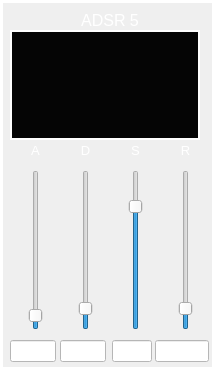
    <widget class="CustomFrame" name="frame_ADSR_5">
     <property name="geometry">
      <rect>
       <x>930</x>
       <y>230</y>
       <width>215</width>
       <height>370</height>
      </rect>
     </property>
     <property name="styleSheet">
      <string notr="true">color: rgb(255, 255, 255);</string>
     </property>
     <property name="frameShape">
      <enum>QFrame::Panel</enum>
     </property>
     <property name="frameShadow">
      <enum>QFrame::Plain</enum>
     </property>
     <property name="lineWidth">
      <number>3</number>
     </property>
     <property name="midLineWidth">
      <number>1</number>
     </property>
     <widget class="QLabel" name="label_Osc1HammondPercussionMode_12">
      <property name="geometry">
       <rect>
        <x>70</x>
        <y>10</y>
        <width>80</width>
        <height>20</height>
       </rect>
      </property>
      <property name="font">
       <font>
        <pointsize>12</pointsize>
       </font>
      </property>
      <property name="styleSheet">
       <string notr="true">color: rgb(255, 255, 255);</string>
      </property>
      <property name="text">
       <string>ADSR 5</string>
      </property>
      <property name="alignment">
       <set>Qt::AlignCenter</set>
      </property>
     </widget>
     <widget class="QLabel" name="label_Osc1HarmonyLevel_46">
      <property name="geometry">
       <rect>
        <x>20</x>
        <y>140</y>
        <width>31</width>
        <height>21</height>
       </rect>
      </property>
      <property name="font">
       <font>
        <pointsize>10</pointsize>
       </font>
      </property>
      <property name="styleSheet">
       <string notr="true">color: rgb(255, 255, 255);</string>
      </property>
      <property name="text">
       <string>A</string>
      </property>
      <property name="alignment">
       <set>Qt::AlignCenter</set>
      </property>
     </widget>
     <widget class="CustomVerticalSlider" name="verticalSlider_AdsrA_5">
      <property name="geometry">
       <rect>
        <x>25</x>
        <y>170</y>
        <width>22</width>
        <height>160</height>
       </rect>
      </property>
      <property name="maximum">
       <number>100</number>
      </property>
      <property name="value">
       <number>5</number>
      </property>
      <property name="orientation">
       <enum>Qt::Vertical</enum>
      </property>
      <property name="tickPosition">
       <enum>QSlider::NoTicks</enum>
      </property>
      <property name="tickInterval">
       <number>10</number>
      </property>
     </widget>
     <widget class="CustomVerticalSlider" name="verticalSlider_AdsrD_5">
      <property name="geometry">
       <rect>
        <x>75</x>
        <y>170</y>
        <width>22</width>
        <height>160</height>
       </rect>
      </property>
      <property name="maximum">
       <number>100</number>
      </property>
      <property name="value">
       <number>10</number>
      </property>
      <property name="orientation">
       <enum>Qt::Vertical</enum>
      </property>
      <property name="tickPosition">
       <enum>QSlider::NoTicks</enum>
      </property>
      <property name="tickInterval">
       <number>10</number>
      </property>
     </widget>
     <widget class="CustomVerticalSlider" name="verticalSlider_AdsrS_5">
      <property name="geometry">
       <rect>
        <x>125</x>
        <y>170</y>
        <width>22</width>
        <height>160</height>
       </rect>
      </property>
      <property name="maximum">
       <number>100</number>
      </property>
      <property name="value">
       <number>80</number>
      </property>
      <property name="orientation">
       <enum>Qt::Vertical</enum>
      </property>
      <property name="tickPosition">
       <enum>QSlider::NoTicks</enum>
      </property>
      <property name="tickInterval">
       <number>10</number>
      </property>
     </widget>
     <widget class="CustomVerticalSlider" name="verticalSlider_AdsrR_5">
      <property name="geometry">
       <rect>
        <x>175</x>
        <y>170</y>
        <width>22</width>
        <height>160</height>
       </rect>
      </property>
      <property name="maximum">
       <number>100</number>
      </property>
      <property name="value">
       <number>10</number>
      </property>
      <property name="orientation">
       <enum>Qt::Vertical</enum>
      </property>
      <property name="tickPosition">
       <enum>QSlider::NoTicks</enum>
      </property>
      <property name="tickInterval">
       <number>10</number>
      </property>
     </widget>
     <widget class="QLabel" name="label_Osc1HarmonyLevel_47">
      <property name="geometry">
       <rect>
        <x>70</x>
        <y>140</y>
        <width>31</width>
        <height>21</height>
       </rect>
      </property>
      <property name="font">
       <font>
        <pointsize>10</pointsize>
       </font>
      </property>
      <property name="styleSheet">
       <string notr="true">color: rgb(255, 255, 255);</string>
      </property>
      <property name="text">
       <string>D</string>
      </property>
      <property name="alignment">
       <set>Qt::AlignCenter</set>
      </property>
     </widget>
     <widget class="QLabel" name="label_AdsrS_10">
      <property name="geometry">
       <rect>
        <x>120</x>
        <y>140</y>
        <width>31</width>
        <height>21</height>
       </rect>
      </property>
      <property name="font">
       <font>
        <pointsize>10</pointsize>
       </font>
      </property>
      <property name="styleSheet">
       <string notr="true">color: rgb(255, 255, 255);</string>
      </property>
      <property name="text">
       <string>S</string>
      </property>
      <property name="alignment">
       <set>Qt::AlignCenter</set>
      </property>
     </widget>
     <widget class="QLabel" name="label_Osc1HarmonyLevel_48">
      <property name="geometry">
       <rect>
        <x>170</x>
        <y>140</y>
        <width>31</width>
        <height>21</height>
       </rect>
      </property>
      <property name="font">
       <font>
        <pointsize>10</pointsize>
       </font>
      </property>
      <property name="styleSheet">
       <string notr="true">color: rgb(255, 255, 255);</string>
      </property>
      <property name="text">
       <string>R</string>
      </property>
      <property name="alignment">
       <set>Qt::AlignCenter</set>
      </property>
     </widget>
     <widget class="QLineEdit" name="lineEdit_AdsrR_5">
      <property name="geometry">
       <rect>
        <x>155</x>
        <y>340</y>
        <width>54</width>
        <height>22</height>
       </rect>
      </property>
      <property name="styleSheet">
       <string notr="true">background-color: rgb(255, 255, 255);
color: rgb(0, 0, 0);</string>
      </property>
      <property name="alignment">
       <set>Qt::AlignCenter</set>
      </property>
      <property name="readOnly">
       <bool>true</bool>
      </property>
     </widget>
     <widget class="QLineEdit" name="lineEdit_AdsrD_5">
      <property name="geometry">
       <rect>
        <x>60</x>
        <y>340</y>
        <width>46</width>
        <height>22</height>
       </rect>
      </property>
      <property name="styleSheet">
       <string notr="true">background-color: rgb(255, 255, 255);
color: rgb(0, 0, 0);</string>
      </property>
      <property name="alignment">
       <set>Qt::AlignCenter</set>
      </property>
      <property name="readOnly">
       <bool>true</bool>
      </property>
     </widget>
     <widget class="QLineEdit" name="lineEdit_AdsrA_5">
      <property name="geometry">
       <rect>
        <x>10</x>
        <y>340</y>
        <width>46</width>
        <height>22</height>
       </rect>
      </property>
      <property name="styleSheet">
       <string notr="true">background-color: rgb(255, 255, 255);
color: rgb(0, 0, 0);</string>
      </property>
      <property name="alignment">
       <set>Qt::AlignCenter</set>
      </property>
      <property name="readOnly">
       <bool>true</bool>
      </property>
     </widget>
     <widget class="QLineEdit" name="lineEdit_AdsrS_5">
      <property name="geometry">
       <rect>
        <x>112</x>
        <y>340</y>
        <width>40</width>
        <height>22</height>
       </rect>
      </property>
      <property name="styleSheet">
       <string notr="true">background-color: rgb(255, 255, 255);
color: rgb(0, 0, 0);</string>
      </property>
      <property name="alignment">
       <set>Qt::AlignCenter</set>
      </property>
      <property name="readOnly">
       <bool>true</bool>
      </property>
     </widget>
     <widget class="QFrame" name="frame_AdsrPlotFrame_5">
      <property name="geometry">
       <rect>
        <x>10</x>
        <y>30</y>
        <width>190</width>
        <height>110</height>
       </rect>
      </property>
      <property name="styleSheet">
       <string notr="true">background-color: rgb(5, 5, 5);
color: rgb(255, 255, 255);</string>
      </property>
      <property name="frameShape">
       <enum>QFrame::Panel</enum>
      </property>
      <property name="frameShadow">
       <enum>QFrame::Plain</enum>
      </property>
      <property name="lineWidth">
       <number>2</number>
      </property>
      <widget class="QCustomPlot" name="widget_ADSRplot_5" native="true">
       <property name="geometry">
        <rect>
         <x>10</x>
         <y>9</y>
         <width>165</width>
         <height>90</height>
        </rect>
       </property>
      </widget>
     </widget>
    </widget>
